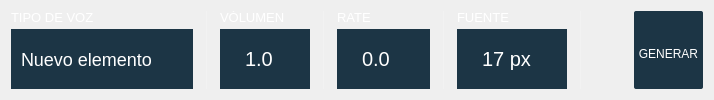
        <widget class="QFrame" name="frame_5">
         <property name="styleSheet">
          <string notr="true">#frame_5{


background-color: rgb(22, 41, 54);
}</string>
         </property>
         <property name="frameShape">
          <enum>QFrame::NoFrame</enum>
         </property>
         <property name="frameShadow">
          <enum>QFrame::Raised</enum>
         </property>
         <layout class="QGridLayout" name="gridLayout_4">
          <property name="horizontalSpacing">
           <number>12</number>
          </property>
          <item row="0" column="1" rowspan="2">
           <widget class="Line" name="line_3">
            <property name="styleSheet">
             <string notr="true">color: rgba(255, 255, 255,0.2);</string>
            </property>
            <property name="frameShadow">
             <enum>QFrame::Plain</enum>
            </property>
            <property name="orientation">
             <enum>Qt::Vertical</enum>
            </property>
           </widget>
          </item>
          <item row="0" column="4" rowspan="2">
           <widget class="QFrame" name="frame_9">
            <property name="frameShape">
             <enum>QFrame::NoFrame</enum>
            </property>
            <property name="frameShadow">
             <enum>QFrame::Raised</enum>
            </property>
            <layout class="QGridLayout" name="gridLayout_8">
             <property name="leftMargin">
              <number>0</number>
             </property>
             <property name="topMargin">
              <number>0</number>
             </property>
             <property name="rightMargin">
              <number>0</number>
             </property>
             <property name="bottomMargin">
              <number>0</number>
             </property>
             <item row="1" column="0">
              <widget class="QDoubleSpinBox" name="sp_rate">
               <property name="sizePolicy">
                <sizepolicy hsizetype="Minimum" vsizetype="Ignored">
                 <horstretch>0</horstretch>
                 <verstretch>0</verstretch>
                </sizepolicy>
               </property>
               <property name="minimumSize">
                <size>
                 <width>90</width>
                 <height>0</height>
                </size>
               </property>
               <property name="focusPolicy">
                <enum>Qt::ClickFocus</enum>
               </property>
               <property name="styleSheet">
                <string notr="true">QDoubleSpinBox {
	color: white;
	background-color: rgb(28, 53, 69);
	font-size: 20px;
	padding-left: 20px;

font-family: &quot;MADE Evolve Sans&quot;;
font-weight:Regular
 }


QDoubleSpinBox::up-button {
min-width: 25px; min-height: 25px; 
	background-color: rgb(28, 53, 69);
}

QDoubleSpinBox::down-button {
min-width: 25px; min-height: 25px; 
	background-color: rgb(28, 53, 69);
}

QDoubleSpinBox::up-arrow{
	image: url(:/general/icons/comDown.png);
     width:15px;
     height: 15px;
}

QDoubleSpinBox::down-arrow{
	image: url(:/general/icons/comUp.png);
     width:15px;
     height: 15px;
}</string>
               </property>
               <property name="decimals">
                <number>1</number>
               </property>
               <property name="minimum">
                <double>-1.000000000000000</double>
               </property>
               <property name="maximum">
                <double>1.000000000000000</double>
               </property>
               <property name="singleStep">
                <double>0.100000000000000</double>
               </property>
              </widget>
             </item>
             <item row="0" column="0">
              <widget class="QLabel" name="labSon3">
               <property name="minimumSize">
                <size>
                 <width>60</width>
                 <height>0</height>
                </size>
               </property>
               <property name="maximumSize">
                <size>
                 <width>16777215</width>
                 <height>12</height>
                </size>
               </property>
               <property name="styleSheet">
                <string notr="true">color:white;
font-family: &quot;MADE Evolve Sans&quot;;
font-weight:Medium;
font-size:13px</string>
               </property>
               <property name="text">
                <string>RATE</string>
               </property>
              </widget>
             </item>
            </layout>
           </widget>
          </item>
          <item row="0" column="3" rowspan="2">
           <widget class="Line" name="line_2">
            <property name="styleSheet">
             <string notr="true">color: rgba(255, 255, 255,0.2);</string>
            </property>
            <property name="frameShadow">
             <enum>QFrame::Plain</enum>
            </property>
            <property name="orientation">
             <enum>Qt::Vertical</enum>
            </property>
           </widget>
          </item>
          <item row="0" column="5" rowspan="2">
           <widget class="Line" name="line_4">
            <property name="styleSheet">
             <string notr="true">color: rgba(255, 255, 255,0.2);</string>
            </property>
            <property name="frameShadow">
             <enum>QFrame::Plain</enum>
            </property>
            <property name="orientation">
             <enum>Qt::Vertical</enum>
            </property>
           </widget>
          </item>
          <item row="1" column="8">
           <spacer name="horizontalSpacer">
            <property name="orientation">
             <enum>Qt::Horizontal</enum>
            </property>
            <property name="sizeHint" stdset="0">
             <size>
              <width>40</width>
              <height>20</height>
             </size>
            </property>
           </spacer>
          </item>
          <item row="0" column="2" rowspan="2">
           <widget class="QFrame" name="frame_8">
            <property name="frameShape">
             <enum>QFrame::NoFrame</enum>
            </property>
            <property name="frameShadow">
             <enum>QFrame::Raised</enum>
            </property>
            <layout class="QGridLayout" name="gridLayout_7">
             <property name="leftMargin">
              <number>0</number>
             </property>
             <property name="topMargin">
              <number>0</number>
             </property>
             <property name="rightMargin">
              <number>0</number>
             </property>
             <property name="bottomMargin">
              <number>0</number>
             </property>
             <item row="1" column="0">
              <widget class="QDoubleSpinBox" name="sp_vol">
               <property name="sizePolicy">
                <sizepolicy hsizetype="Minimum" vsizetype="Ignored">
                 <horstretch>0</horstretch>
                 <verstretch>0</verstretch>
                </sizepolicy>
               </property>
               <property name="minimumSize">
                <size>
                 <width>90</width>
                 <height>0</height>
                </size>
               </property>
               <property name="focusPolicy">
                <enum>Qt::ClickFocus</enum>
               </property>
               <property name="styleSheet">
                <string notr="true">QDoubleSpinBox {
	color: white;
	background-color: rgb(28, 53, 69);
	font-size: 20px;
	padding-left: 20px;

font-family: &quot;MADE Evolve Sans&quot;;
font-weight:Regular
 }


QDoubleSpinBox::up-button {
min-width: 25px; min-height: 25px; 
	background-color: rgb(28, 53, 69);
}

QDoubleSpinBox::down-button {
min-width: 25px; min-height: 25px; 
	background-color: rgb(28, 53, 69);
}

QDoubleSpinBox::up-arrow{
	image: url(:/general/icons/comDown.png);
     width:15px;
     height: 15px;
}

QDoubleSpinBox::down-arrow{
	image: url(:/general/icons/comUp.png);
     width:15px;
     height: 15px;
}</string>
               </property>
               <property name="decimals">
                <number>1</number>
               </property>
               <property name="minimum">
                <double>0.000000000000000</double>
               </property>
               <property name="maximum">
                <double>1.000000000000000</double>
               </property>
               <property name="singleStep">
                <double>0.100000000000000</double>
               </property>
               <property name="value">
                <double>1.000000000000000</double>
               </property>
              </widget>
             </item>
             <item row="0" column="0">
              <widget class="QLabel" name="labSon1">
               <property name="minimumSize">
                <size>
                 <width>60</width>
                 <height>0</height>
                </size>
               </property>
               <property name="maximumSize">
                <size>
                 <width>16777215</width>
                 <height>12</height>
                </size>
               </property>
               <property name="styleSheet">
                <string notr="true">color:white;
font-family: &quot;MADE Evolve Sans&quot;;
font-weight:Medium;
font-size:13px</string>
               </property>
               <property name="text">
                <string>VÓLUMEN</string>
               </property>
              </widget>
             </item>
            </layout>
           </widget>
          </item>
          <item row="0" column="6" rowspan="2">
           <widget class="QFrame" name="frame_14">
            <property name="frameShape">
             <enum>QFrame::NoFrame</enum>
            </property>
            <property name="frameShadow">
             <enum>QFrame::Raised</enum>
            </property>
            <layout class="QGridLayout" name="gridLayout_11">
             <property name="leftMargin">
              <number>0</number>
             </property>
             <property name="topMargin">
              <number>0</number>
             </property>
             <property name="rightMargin">
              <number>0</number>
             </property>
             <property name="bottomMargin">
              <number>0</number>
             </property>
             <item row="1" column="0">
              <widget class="QSpinBox" name="sp_font">
               <property name="sizePolicy">
                <sizepolicy hsizetype="Minimum" vsizetype="Ignored">
                 <horstretch>0</horstretch>
                 <verstretch>0</verstretch>
                </sizepolicy>
               </property>
               <property name="minimumSize">
                <size>
                 <width>110</width>
                 <height>0</height>
                </size>
               </property>
               <property name="focusPolicy">
                <enum>Qt::ClickFocus</enum>
               </property>
               <property name="styleSheet">
                <string notr="true">QSpinBox {
	color: white;
	background-color: rgb(28, 53, 69);
	font-size: 20px;
	padding-left: 20px;

font-family: &quot;MADE Evolve Sans&quot;;
font-weight:Regular
 }


QSpinBox::up-button {
min-width: 25px; min-height: 25px; 
	background-color: rgb(28, 53, 69);
}

QSpinBox::down-button {
min-width: 25px; min-height: 25px; 
	background-color: rgb(28, 53, 69);
}

QSpinBox::up-arrow{
	image: url(:/general/icons/comDown.png);
     width:15px;
     height: 15px;
}

QSpinBox::down-arrow{
	image: url(:/general/icons/comUp.png);
     width:15px;
     height: 15px;
}</string>
               </property>
               <property name="suffix">
                <string> px</string>
               </property>
               <property name="minimum">
                <number>7</number>
               </property>
               <property name="maximum">
                <number>80</number>
               </property>
               <property name="value">
                <number>17</number>
               </property>
              </widget>
             </item>
             <item row="0" column="0">
              <widget class="QLabel" name="labSon1_3">
               <property name="minimumSize">
                <size>
                 <width>60</width>
                 <height>0</height>
                </size>
               </property>
               <property name="maximumSize">
                <size>
                 <width>16777215</width>
                 <height>12</height>
                </size>
               </property>
               <property name="styleSheet">
                <string notr="true">color:white;
font-family: &quot;MADE Evolve Sans&quot;;
font-weight:Medium;
font-size:13px</string>
               </property>
               <property name="text">
                <string>FUENTE</string>
               </property>
              </widget>
             </item>
            </layout>
           </widget>
          </item>
          <item row="0" column="0" rowspan="2">
           <widget class="QFrame" name="frame_7">
            <property name="frameShape">
             <enum>QFrame::NoFrame</enum>
            </property>
            <property name="frameShadow">
             <enum>QFrame::Raised</enum>
            </property>
            <layout class="QGridLayout" name="gridLayout_6">
             <property name="leftMargin">
              <number>0</number>
             </property>
             <property name="topMargin">
              <number>0</number>
             </property>
             <property name="rightMargin">
              <number>0</number>
             </property>
             <property name="bottomMargin">
              <number>0</number>
             </property>
             <item row="0" column="0">
              <widget class="QLabel" name="labSon1_2">
               <property name="maximumSize">
                <size>
                 <width>16777215</width>
                 <height>12</height>
                </size>
               </property>
               <property name="styleSheet">
                <string notr="true">color:white;
font-family: &quot;MADE Evolve Sans&quot;;
font-weight:Medium;
font-size:13px</string>
               </property>
               <property name="text">
                <string>TIPO DE VOZ</string>
               </property>
              </widget>
             </item>
             <item row="1" column="0">
              <widget class="QComboBox" name="cb_voz">
               <property name="sizePolicy">
                <sizepolicy hsizetype="Preferred" vsizetype="Ignored">
                 <horstretch>0</horstretch>
                 <verstretch>0</verstretch>
                </sizepolicy>
               </property>
               <property name="minimumSize">
                <size>
                 <width>180</width>
                 <height>0</height>
                </size>
               </property>
               <property name="focusPolicy">
                <enum>Qt::ClickFocus</enum>
               </property>
               <property name="styleSheet">
                <string notr="true">
QComboBox{
	border: 0px;
	background-color: rgb(28, 53, 69);
	color:white;
	font-size: 18px;
	padding-left: 10px;

combobox-popup: 0;


font-family: &quot;MADE Evolve Sans&quot;;
font-weight:Regular
}

QComboBox::down-arrow
{
	image: url(:/general/icons/comUp.png);
     width: 22px;
     height: 22px;
}

QComboBox::drop-down
{
    width: 40px;
    border-left-width: 1px;
 }


QComboBox QAbstractItemView {
	color: white;	
	padding: 14px;
	padding:10px;
	background-color: rgb(19, 35, 46);

	selection-background-color: rgb(38, 81, 116);


}




/*SCROLL VERTICAL*/

QScrollBar:vertical{
	background-color: rgb(19, 35, 46);
	width: 19px; 
	margin: 4px 5px 4x 5px;
}

QScrollBar::handle {
	background: ;
	background-color: rgb(53, 111, 162);
    border-radius:3px;
	margin: 0px 0px 0px 0px;
}

QScrollBar::add-line:vertical {
	height: 0px;
}

QScrollBar::sub-line:vertical {
	height: 0 px;
}

</string>
               </property>
               <item>
                <property name="text">
                 <string>Nuevo elemento</string>
                </property>
               </item>
               <item>
                <property name="text">
                 <string>Nuevo elemento</string>
                </property>
               </item>
               <item>
                <property name="text">
                 <string>Nuevo elemento</string>
                </property>
               </item>
               <item>
                <property name="text">
                 <string>Nuevo elemento</string>
                </property>
               </item>
               <item>
                <property name="text">
                 <string>Nuevo elemento</string>
                </property>
               </item>
               <item>
                <property name="text">
                 <string>Nuevo elemento</string>
                </property>
               </item>
               <item>
                <property name="text">
                 <string>Nuevo elemento</string>
                </property>
               </item>
               <item>
                <property name="text">
                 <string>Nuevo elemento</string>
                </property>
               </item>
               <item>
                <property name="text">
                 <string>Nuevo elemento</string>
                </property>
               </item>
               <item>
                <property name="text">
                 <string>Nuevo elemento</string>
                </property>
               </item>
               <item>
                <property name="text">
                 <string>Nuevo elemento</string>
                </property>
               </item>
               <item>
                <property name="text">
                 <string>Nuevo elemento</string>
                </property>
               </item>
               <item>
                <property name="text">
                 <string>Nuevo elemento</string>
                </property>
               </item>
               <item>
                <property name="text">
                 <string>Nuevo elemento</string>
                </property>
               </item>
               <item>
                <property name="text">
                 <string>Nuevo elemento</string>
                </property>
               </item>
               <item>
                <property name="text">
                 <string>Nuevo elemento</string>
                </property>
               </item>
               <item>
                <property name="text">
                 <string>Nuevo elemento</string>
                </property>
               </item>
               <item>
                <property name="text">
                 <string>Nuevo elemento</string>
                </property>
               </item>
               <item>
                <property name="text">
                 <string>Nuevo elemento</string>
                </property>
               </item>
              </widget>
             </item>
            </layout>
           </widget>
          </item>
          <item row="0" column="9" rowspan="2">
           <widget class="QToolButton" name="btn_generar">
            <property name="sizePolicy">
             <sizepolicy hsizetype="Minimum" vsizetype="Ignored">
              <horstretch>0</horstretch>
              <verstretch>0</verstretch>
             </sizepolicy>
            </property>
            <property name="minimumSize">
             <size>
              <width>60</width>
              <height>0</height>
             </size>
            </property>
            <property name="focusPolicy">
             <enum>Qt::NoFocus</enum>
            </property>
            <property name="toolTip">
             <string>Guardar audio</string>
            </property>
            <property name="styleSheet">
             <string notr="true">QToolButton{
	outline: 0px;
border-radius:2px;
	background-color: rgb(28, 53, 69);
padding-top:7px;
font-family: &quot;MADE Evolve Sans&quot;;
font-weight:Medium;
color:white;

}
QToolButton:pressed{
border:0px;

	background-color: rgb(38, 81, 116);
}</string>
            </property>
            <property name="text">
             <string>GENERAR</string>
            </property>
            <property name="icon">
             <iconset resource="../views/source.qrc">
              <normaloff>:/general/icons/sd_generate.png</normaloff>:/general/icons/sd_generate.png</iconset>
            </property>
            <property name="iconSize">
             <size>
              <width>35</width>
              <height>35</height>
             </size>
            </property>
            <property name="toolButtonStyle">
             <enum>Qt::ToolButtonTextUnderIcon</enum>
            </property>
           </widget>
          </item>
          <item row="0" column="7" rowspan="2">
           <widget class="Line" name="line_5">
            <property name="styleSheet">
             <string notr="true">color: rgba(255, 255, 255,0.2);</string>
            </property>
            <property name="frameShadow">
             <enum>QFrame::Plain</enum>
            </property>
            <property name="orientation">
             <enum>Qt::Vertical</enum>
            </property>
           </widget>
          </item>
         </layout>
        </widget>
